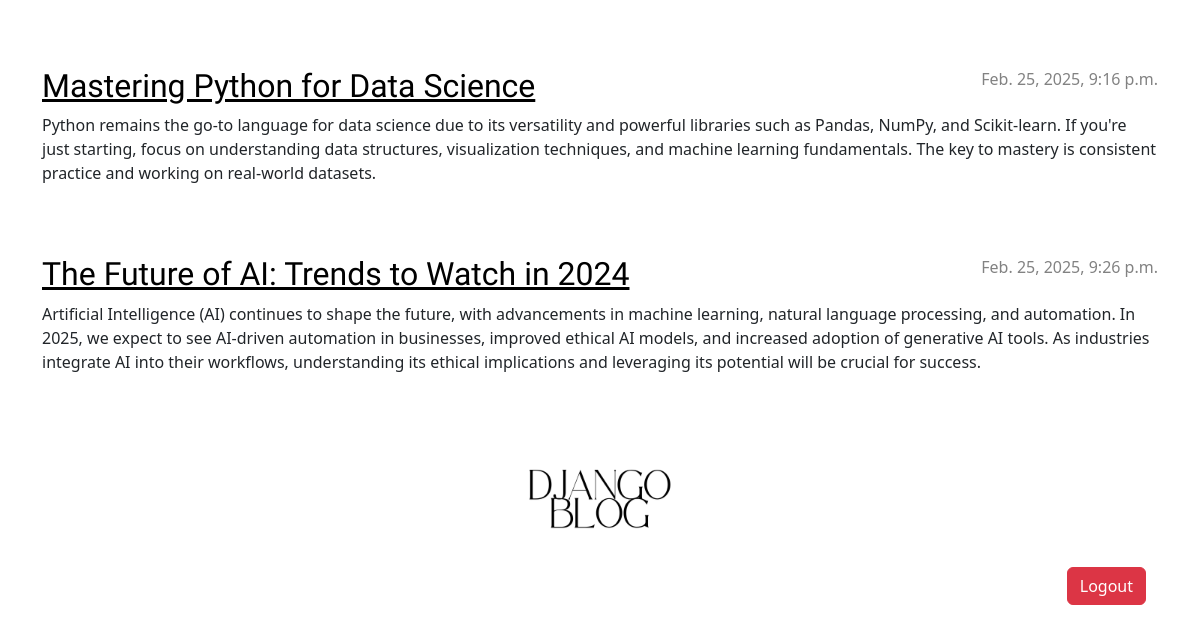
Before: / (lower part) with the older database file.
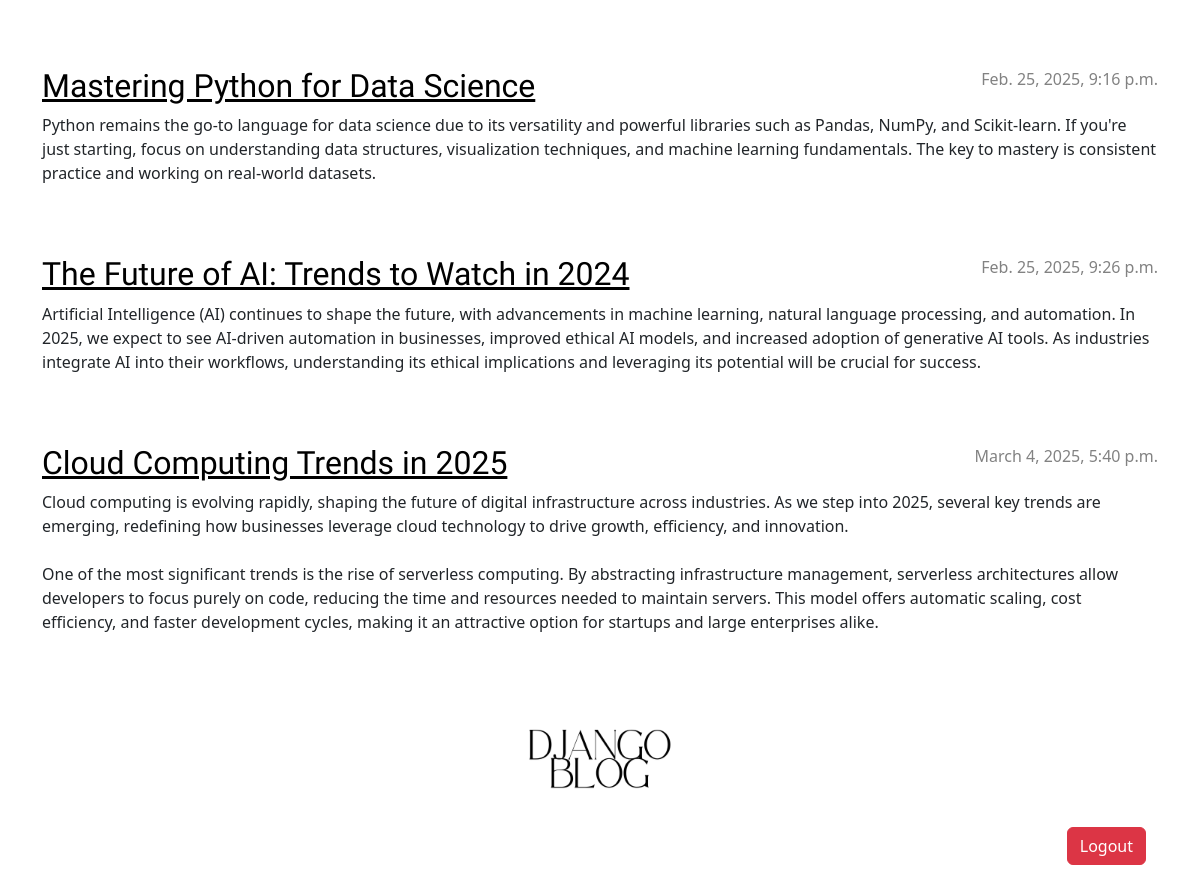
After: the same page with the newer database file.
### blog/models.py (models this page shows, shortened)
class Post(models.Model):
    author = models.ForeignKey(settings.AUTH_USER_MODEL, on_delete=models.CASCADE)
    title = models.CharField(max_length=200)
    text = models.TextField()
    created_date = models.DateTimeField(default=timezone.now)
    published_date = models.DateTimeField(blank=True, null=True)

### blog/views.py (the view)
# urls.py: path('', views.post_list, name='post_list'),
def post_list(request):
    posts = Post.objects.filter(published_date__lte=timezone.now()).order_by('published_date')
    return render(request, 'blog/post_list.html', {'posts': posts})

### blog/templates/blog/post_list.html (shortened to what this page needs)
{% extends 'blog/base.html' %}
{% load static %}
{% block content %}
    {% for post in posts %}
        <article class="post">
            <time class="date">
                {{ post.published_date }}
            </time>
            <h2><a href="{% url 'post_detail' pk=post.pk %}">{{ post.title }}</a></h2>
            <p>{{ post.text|linebreaksbr }}</p>
        </article>
    {% endfor %}
        <div class="container d-flex justify-content-center py-3">
            <a href="https://chrstndiane.pythonanywhere.com/blog/new/"><img src="{% static 'logo.png' %}" class="img-fluid" alt="Banner" width="150"></a>
        </div>
        <div class="container d-flex justify-content-end py-3">
            <form method="post" action="{% url 'logout' %}">
                <button type="submit" class="btn btn-danger">Logout</button>
            </form>
        </div>
{% endblock %}

Changed rows visible on the page:
added Post: published_date "March 4, 2025, 5:40 p.m.", title "Cloud Computing Trends in 2025", text "Cloud computing is evolving rapidly, shaping the future of digital infrastructure across industries. As we step into 2025, several key trends are emerging, redefining how businesses leverage cloud technology to drive growth, efficiency, and innovation. One of the most significant trends is the rise of serverless computing. By abstracting infrastructure management, serverless architectures allow developers to focus purely on code, reducing the time and resources needed to maintain servers. This model offers automatic scaling, cost efficiency, and faster development cycles, making it an attractive option for startups and large enterprises alike."
